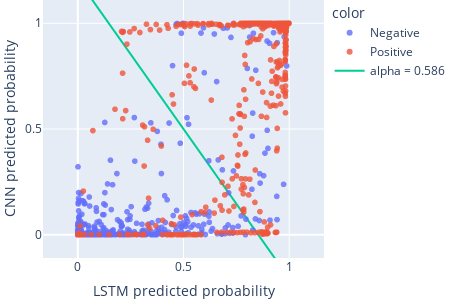

The code cell stored with this chart in its notebook:
### Code cell
fig_val.write_image(f'{output_dir}/data_val.png')
fig_val

### Figure 1 — Plotly figure (JSON) as saved in the notebook; plotly's stock layout.template omitted (floating-point values rounded to 4 significant figures; data arrays with more than 128 entries replaced by an {"elided": "..."} marker saying what was removed)
{"data": [{"customdata": {"elided": "860x4 mixed values"}, "hovertemplate": "color=Negative<br>prob0=%{x}<br>prob1=%{y}<br>prefix=%{customdata[0]}<br>arpnum=%{customdata[1]}<br>t_end=%{customdata[2]}<br>AREA=%{customdata[3]}<extra></extra>", "legendgroup": "Negative", "marker": {"color": "#636efa", "opacity": 0.8, "symbol": "circle"}, "mode": "markers", "name": "Negative", "showlegend": true, "type": "scattergl", "x": {"elided": "860 float values"}, "xaxis": "x", "y": {"elided": "860 float values"}, "yaxis": "y"}, {"customdata": {"elided": "860x4 mixed values"}, "hovertemplate": "color=Positive<br>prob0=%{x}<br>prob1=%{y}<br>prefix=%{customdata[0]}<br>arpnum=%{customdata[1]}<br>t_end=%{customdata[2]}<br>AREA=%{customdata[3]}<extra></extra>", "legendgroup": "Positive", "marker": {"color": "#EF553B", "opacity": 0.8, "symbol": "circle"}, "mode": "markers", "name": "Positive", "showlegend": true, "type": "scattergl", "x": {"elided": "860 float values"}, "xaxis": "x", "y": {"elided": "860 float values"}, "yaxis": "y"}, {"line": {"dash": "solid"}, "mode": "lines", "name": "alpha = 0.586", "type": "scatter", "x": [0, 1], "y": [1.207, -0.2073]}], "layout": {"height": 300, "legend": {"title": {"text": "color"}, "tracegroupgap": 0}, "margin": {"b": 0, "l": 0, "r": 0, "t": 0}, "width": 450, "xaxis": {"anchor": "y", "domain": [0, 1], "range": [-0.126, 1.126], "title": {"text": "LSTM predicted probability"}, "type": "linear"}, "yaxis": {"anchor": "x", "domain": [0, 1], "dtick": 0.5, "range": [-0.1051, 1.105], "scaleanchor": "x", "tick0": 0, "tickmode": "linear", "title": {"text": "CNN predicted probability"}, "type": "linear"}}}
